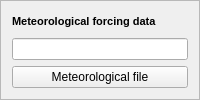
    <widget class="QFrame" name="frame_11">
     <property name="frameShape">
      <enum>QFrame::StyledPanel</enum>
     </property>
     <property name="frameShadow">
      <enum>QFrame::Raised</enum>
     </property>
     <layout class="QGridLayout" name="gridLayout_9">
      <item row="0" column="0">
       <widget class="QLabel" name="label_19">
        <property name="text">
         <string>&lt;!DOCTYPE HTML PUBLIC &quot;-//W3C//DTD HTML 4.0//EN&quot; &quot;http://www.w3.org/TR/REC-html40/strict.dtd&quot;&gt;
&lt;html&gt;&lt;head&gt;&lt;meta name=&quot;qrichtext&quot; content=&quot;1&quot; /&gt;&lt;style type=&quot;text/css&quot;&gt;
p, li { white-space: pre-wrap; }
&lt;/style&gt;&lt;/head&gt;&lt;body style=&quot; font-family:'MS Shell Dlg 2'; font-size:7.8pt; font-weight:400; font-style:normal;&quot;&gt;
&lt;p style=&quot; margin-top:0px; margin-bottom:0px; margin-left:0px; margin-right:0px; -qt-block-indent:0; text-indent:0px;&quot;&gt;&lt;span style=&quot; font-size:8pt; font-weight:600;&quot;&gt;Meteorological forcing data&lt;/span&gt;&lt;/p&gt;&lt;/body&gt;&lt;/html&gt;</string>
        </property>
       </widget>
      </item>
      <item row="1" column="0">
       <layout class="QGridLayout" name="gridLayout_6">
        <item row="0" column="0">
         <widget class="QLineEdit" name="textInputMetData">
          <property name="enabled">
           <bool>true</bool>
          </property>
          <property name="maximumSize">
           <size>
            <width>16777215</width>
            <height>22</height>
           </size>
          </property>
         </widget>
        </item>
        <item row="1" column="0">
         <widget class="QPushButton" name="pushButtonImportMet">
          <property name="maximumSize">
           <size>
            <width>16777215</width>
            <height>22</height>
           </size>
          </property>
          <property name="text">
           <string>Meteorological file</string>
          </property>
         </widget>
        </item>
       </layout>
      </item>
     </layout>
    </widget>
